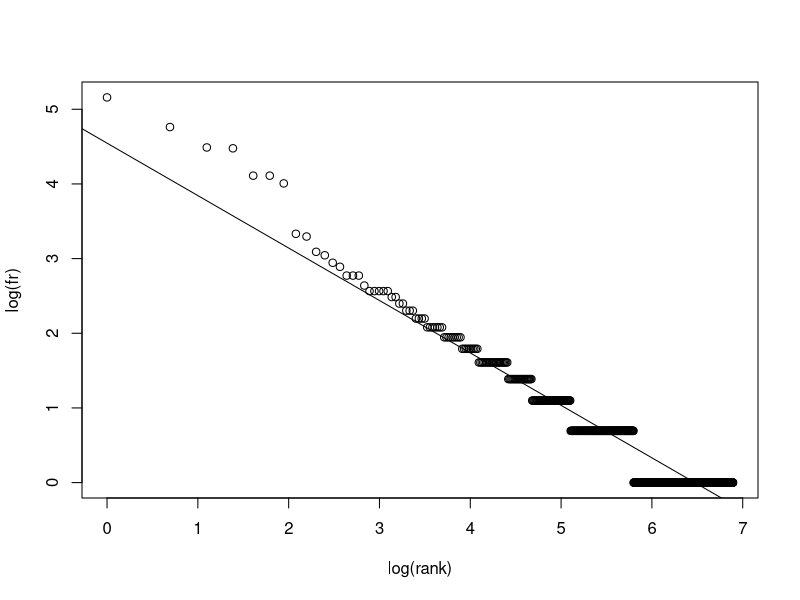
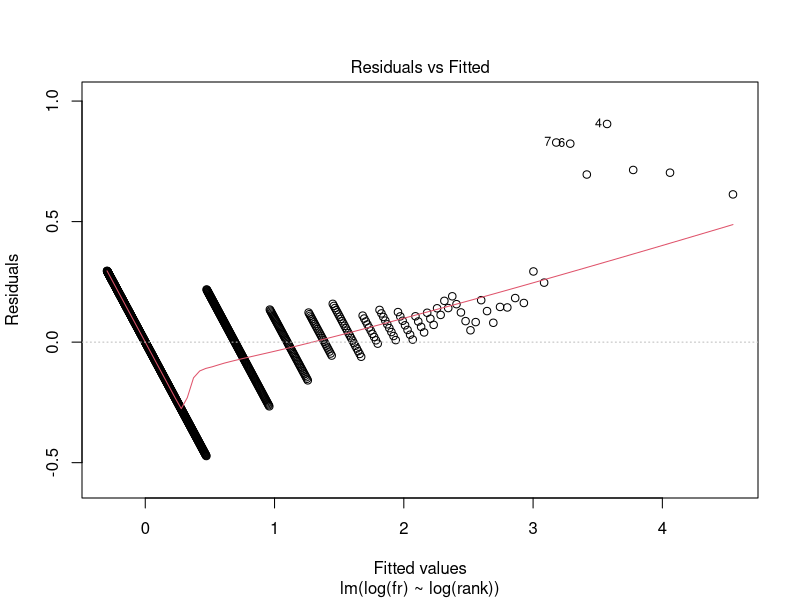
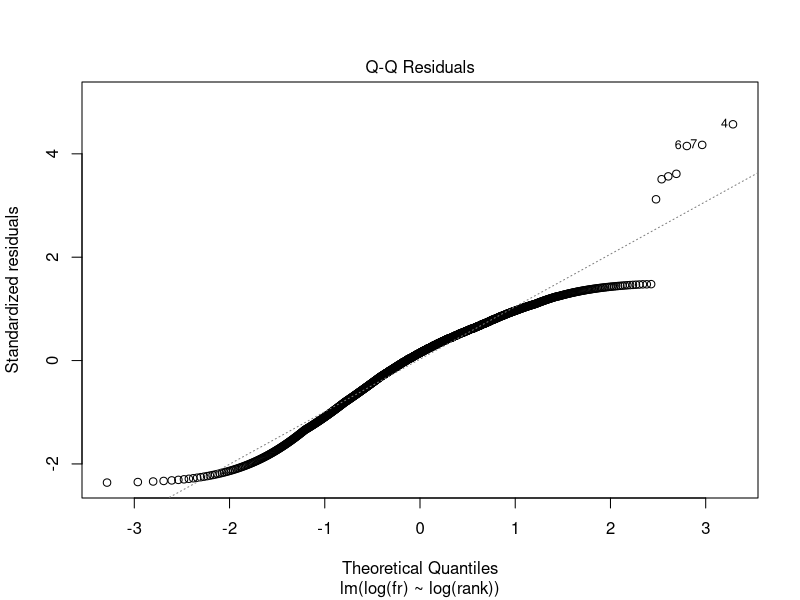
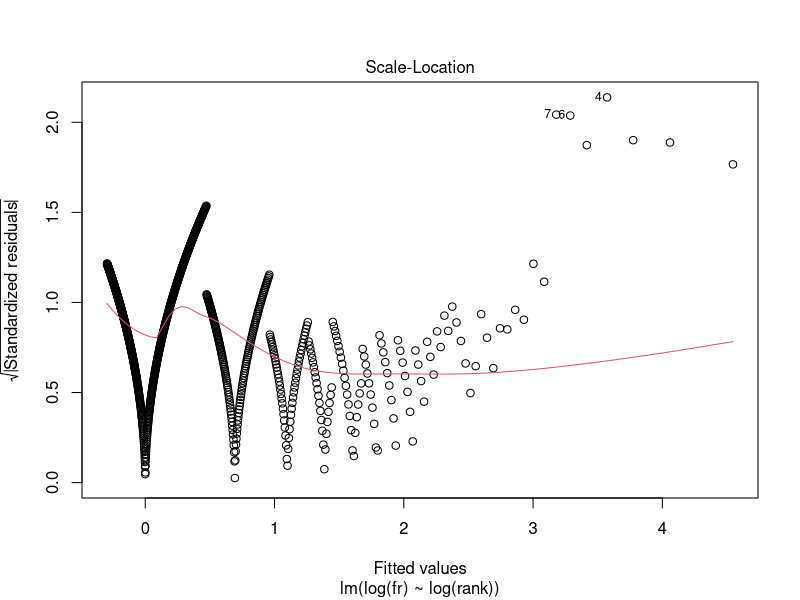
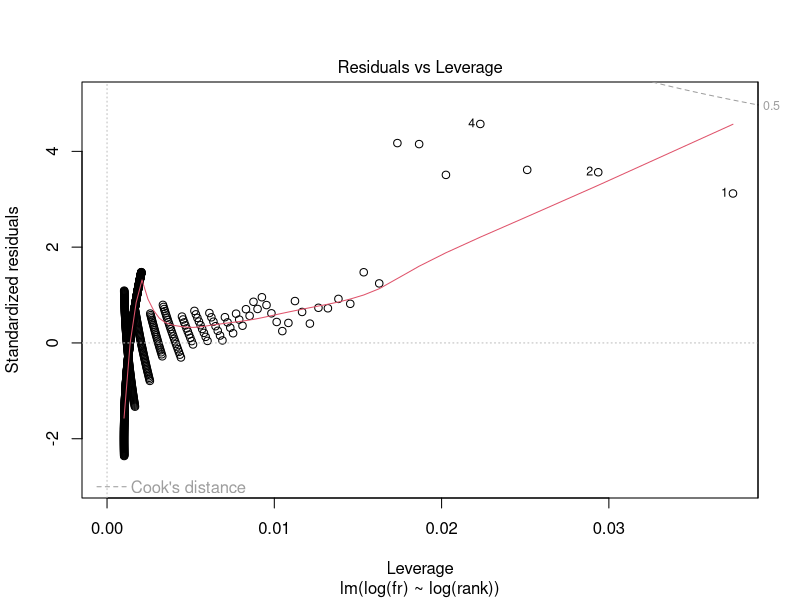

These figures' R source, in order:
fr <- c(174, 117, 89, 88, 61, 61, 55, 28, 27, 22, 21, 19, 18, 16, 16, 16, 14, 13, 13, 13, 13, 13, 12, 12, 11, 11, 10, 10, 10, 9, 9, 9, 9, 8, 8, 8, 8, 8, 8, 8, 7, 7, 7, 7, 7, 7, 7, 7, 7, 6, 6, 6, 6, 6, 6, 6, 6, 6, 6, 5, 5, 5, 5, 5, 5, 5, 5, 5, 5, 5, 5, 5, 5, 5, 5, 5, 5, 5, 5, 5, 5, 5, 4, 4, 4, 4, 4, 4, 4, 4, 4, 4, 4, 4, 4, 4, 4, 4, 4, 4, 4, 4, 4, 4, 4, 4, 4, 3, 3, 3, 3, 3, 3, 3, 3, 3, 3, 3, 3, 3, 3, 3, 3, 3, 3, 3, 3, 3, 3, 3, 3, 3, 3, 3, 3, 3, 3, 3, 3, 3, 3, 3, 3, 3, 3, 3, 3, 3, 3, 3, 3, 3, 3, 3, 3, 3, 3, 3, 3, 3, 3, 3, 3, 3, 2, 2, 2, 2, 2, 2, 2, 2, 2, 2, 2, 2, 2, 2, 2, 2, 2, 2, 2, 2, 2, 2, 2, 2, 2, 2, 2, 2, 2, 2, 2, 2, 2, 2, 2, 2, 2, 2, 2, 2, 2, 2, 2, 2, 2, 2, 2, 2, 2, 2, 2, 2, 2, 2, 2, 2, 2, 2, 2, 2, 2, 2, 2, 2, 2, 2, 2, 2, 2, 2, 2, 2, 2, 2, 2, 2, 2, 2, 2, 2, 2, 2, 2, 2, 2, 2, 2, 2, 2, 2, 2, 2, 2, 2, 2, 2, 2, 2, 2, 2, 2, 2, 2, 2, 2, 2, 2, 2, 2, 2, 2, 2, 2, 2, 2, 2, 2, 2, 2, 2, 2, 2, 2, 2, 2, 2, 2, 2, 2, 2, 2, 2, 2, 2, 2, 2, 2, 2, 2, 2, 2, 2, 2, 2, 2, 2, 2, 2, 2, 2, 2, 2, 2, 2, 2, 2, 2, 2, 2, 2, 2, 2, 2, 2, 2, 1, 1, 1, 1, 1, 1, 1, 1, 1, 1, 1, 1, 1, 1, 1, 1, 1, 1, 1, 1, 1, 1, 1, 1, 1, 1, 1, 1, 1, 1, 1, 1, 1, 1, 1, 1, 1, 1, 1, 1, 1, 1, 1, 1, 1, 1, 1, 1, 1, 1, 1, 1, 1, 1, 1, 1, 1, 1, 1, 1, 1, 1, 1, 1, 1, 1, 1, 1, 1, 1, 1, 1, 1, 1, 1, 1, 1, 1, 1, 1, 1, 1, 1, 1, 1, 1, 1, 1, 1, 1, 1, 1, 1, 1, 1, 1, 1, 1, 1, 1, 1, 1, 1, 1, 1, 1, 1, 1, 1, 1, 1, 1, 1, 1, 1, 1, 1, 1, 1, 1, 1, 1, 1, 1, 1, 1, 1, 1, 1, 1, 1, 1, 1, 1, 1, 1, 1, 1, 1, 1, 1, 1, 1, 1, 1, 1, 1, 1, 1, 1, 1, 1, 1, 1, 1, 1, 1, 1, 1, 1, 1, 1, 1, 1, 1, 1, 1, 1, 1, 1, 1, 1, 1, 1, 1, 1, 1, 1, 1, 1, 1, 1, 1, 1, 1, 1, 1, 1, 1, 1, 1, 1, 1, 1, 1, 1, 1, 1, 1, 1, 1, 1, 1, 1, 1, 1, 1, 1, 1, 1, 1, 1, 1, 1, 1, 1, 1, 1, 1, 1, 1, 1, 1, 1, 1, 1, 1, 1, 1, 1, 1, 1, 1, 1, 1, 1, 1, 1, 1, 1, 1, 1, 1, 1, 1, 1, 1, 1, 1, 1, 1, 1, 1, 1, 1, 1, 1, 1, 1, 1, 1, 1, 1, 1, 1, 1, 1, 1, 1, 1, 1, 1, 1, 1, 1, 1, 1, 1, 1, 1, 1, 1, 1, 1, 1, 1, 1, 1, 1, 1, 1, 1, 1, 1, 1, 1, 1, 1, 1, 1, 1, 1, 1, 1, 1, 1, 1, 1, 1, 1, 1, 1, 1, 1, 1, 1, 1, 1, 1, 1, 1, 1, 1, 1, 1, 1, 1, 1, 1, 1, 1, 1, 1, 1, 1, 1, 1, 1, 1, 1, 1, 1, 1, 1, 1, 1, 1, 1, 1, 1, 1, 1, 1, 1, 1, 1, 1, 1, 1, 1, 1, 1, 1, 1, 1, 1, 1, 1, 1, 1, 1, 1, 1, 1, 1, 1, 1, 1, 1, 1, 1, 1, 1, 1, 1, 1, 1, 1, 1, 1, 1, 1, 1, 1, 1, 1, 1, 1, 1, 1, 1, 1, 1, 1, 1, 1, 1, 1, 1, 1, 1, 1, 1, 1, 1, 1, 1, 1, 1, 1, 1, 1, 1, 1, 1, 1, 1, 1, 1, 1, 1, 1, 1, 1, 1, 1, 1, 1, 1, 1, 1, 1, 1, 1, 1, 1, 1, 1, 1, 1, 1, 1, 1, 1, 1, 1, 1, 1, 1, 1, 1, 1, 1, 1, 1, 1, 1, 1, 1, 1, 1, 1, 1, 1, 1, 1, 1, 1, 1, 1, 1, 1, 1, 1, 1, 1, 1, 1, 1, 1, 1, 1, 1, 1, 1, 1, 1, 1, 1, 1, 1, 1, 1, 1, 1, 1, 1, 1, 1, 1, 1, 1, 1, 1, 1, 1, 1, 1, 1, 1, 1, 1, 1, 1, 1, 1, 1, 1, 1, 1, 1, 1, 1, 1, 1, 1, 1, 1, 1, 1, 1, 1, 1, 1, 1, 1, 1, 1, 1, 1, 1, 1, 1, 1, 1, 1, 1, 1, 1, 1, 1, 1, 1, 1, 1, 1, 1, 1, 1, 1, 1, 1, 1, 1, 1, 1, 1, 1, 1, 1, 1, 1, 1, 1, 1, 1, 1, 1, 1, 1, 1, 1, 1, 1, 1, 1, 1, 1, 1, 1, 1, 1, 1, 1, 1, 1, 1, 1, 1, 1, 1, 1, 1, 1, 1, 1, 1, 1, 1, 1, 1, 1, 1, 1, 1, 1, 1, 1, 1, 1, 1, 1, 1, 1, 1, 1, 1, 1, 1, 1, 1, 1, 1, 1, 1, 1, 1, 1, 1, 1, 1, 1, 1, 1, 1, 1)
rank <- 1:length(fr)

log_fr <- log(fr)
log_rank <- log(rank)

plot(log(fr) ~ log(rank))
reg <- lm(log(fr) ~ log(rank))
abline(reg, untf=F)
reg
summary(reg)
plot(reg)